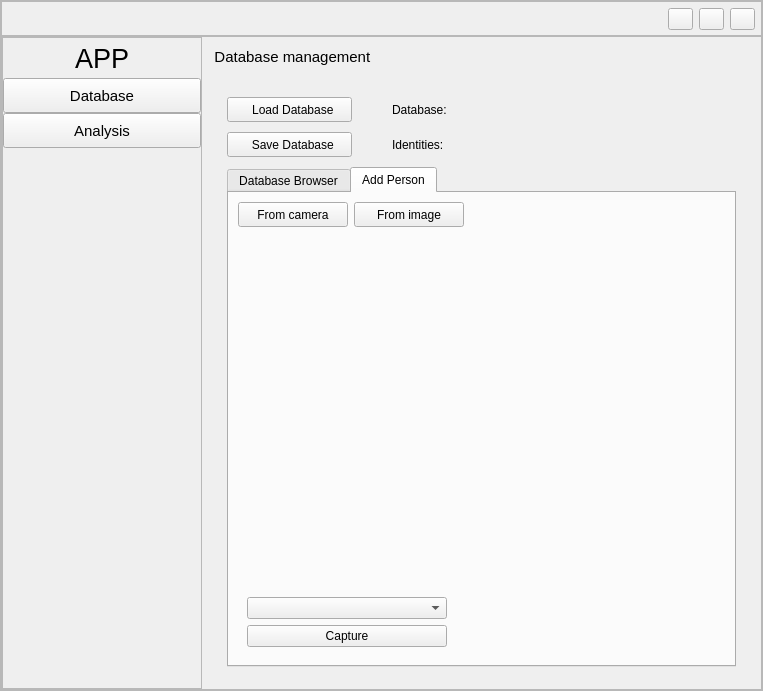
<?xml version="1.0" encoding="UTF-8"?>
<ui version="4.0">
 <class>MainWindow</class>
 <widget class="QMainWindow" name="MainWindow">
  <property name="geometry">
   <rect>
    <x>0</x>
    <y>0</y>
    <width>763</width>
    <height>691</height>
   </rect>
  </property>
  <property name="minimumSize">
   <size>
    <width>10</width>
    <height>10</height>
   </size>
  </property>
  <property name="mouseTracking">
   <bool>true</bool>
  </property>
  <property name="windowTitle">
   <string>MuseumNet GUI</string>
  </property>
  <property name="windowIcon">
   <iconset>
    <normaloff>../../.designer/backup/cam.ico</normaloff>
    <normalon>../../.designer/backup/cam.ico</normalon>../../.designer/backup/cam.ico</iconset>
  </property>
  <property name="documentMode">
   <bool>false</bool>
  </property>
  <widget class="QWidget" name="centralwidget">
   <property name="sizePolicy">
    <sizepolicy hsizetype="Maximum" vsizetype="Maximum">
     <horstretch>0</horstretch>
     <verstretch>0</verstretch>
    </sizepolicy>
   </property>
   <property name="mouseTracking">
    <bool>true</bool>
   </property>
   <layout class="QHBoxLayout" name="horizontalLayout">
    <property name="spacing">
     <number>0</number>
    </property>
    <property name="leftMargin">
     <number>0</number>
    </property>
    <property name="topMargin">
     <number>0</number>
    </property>
    <property name="rightMargin">
     <number>0</number>
    </property>
    <property name="bottomMargin">
     <number>0</number>
    </property>
    <item>
     <widget class="QScrollArea" name="scrollArea">
      <property name="mouseTracking">
       <bool>true</bool>
      </property>
      <property name="lineWidth">
       <number>0</number>
      </property>
      <property name="widgetResizable">
       <bool>true</bool>
      </property>
      <widget class="QWidget" name="scrollAreaWidgetContents">
       <property name="geometry">
        <rect>
         <x>0</x>
         <y>0</y>
         <width>761</width>
         <height>689</height>
        </rect>
       </property>
       <property name="mouseTracking">
        <bool>true</bool>
       </property>
       <layout class="QVBoxLayout" name="verticalLayout_2">
        <property name="spacing">
         <number>0</number>
        </property>
        <property name="leftMargin">
         <number>0</number>
        </property>
        <property name="topMargin">
         <number>0</number>
        </property>
        <property name="rightMargin">
         <number>0</number>
        </property>
        <property name="bottomMargin">
         <number>0</number>
        </property>
        <item>
         <widget class="QFrame" name="topBar">
          <property name="maximumSize">
           <size>
            <width>16777215</width>
            <height>40</height>
           </size>
          </property>
          <property name="frameShape">
           <enum>QFrame::StyledPanel</enum>
          </property>
          <property name="frameShadow">
           <enum>QFrame::Raised</enum>
          </property>
          <layout class="QHBoxLayout" name="horizontalLayout_2">
           <property name="leftMargin">
            <number>0</number>
           </property>
           <property name="topMargin">
            <number>6</number>
           </property>
           <property name="rightMargin">
            <number>6</number>
           </property>
           <property name="bottomMargin">
            <number>5</number>
           </property>
           <item>
            <spacer name="horizontalSpacer">
             <property name="orientation">
              <enum>Qt::Horizontal</enum>
             </property>
             <property name="sizeHint" stdset="0">
              <size>
               <width>40</width>
               <height>20</height>
              </size>
             </property>
            </spacer>
           </item>
           <item>
            <widget class="QPushButton" name="minimizeButton">
             <property name="maximumSize">
              <size>
               <width>25</width>
               <height>16777215</height>
              </size>
             </property>
             <property name="text">
              <string/>
             </property>
             <property name="iconSize">
              <size>
               <width>8</width>
               <height>8</height>
              </size>
             </property>
             <property name="flat">
              <bool>false</bool>
             </property>
            </widget>
           </item>
           <item>
            <widget class="QPushButton" name="maximizeButton">
             <property name="maximumSize">
              <size>
               <width>25</width>
               <height>16777215</height>
              </size>
             </property>
             <property name="text">
              <string/>
             </property>
             <property name="iconSize">
              <size>
               <width>8</width>
               <height>8</height>
              </size>
             </property>
            </widget>
           </item>
           <item>
            <widget class="QPushButton" name="closeButton">
             <property name="maximumSize">
              <size>
               <width>25</width>
               <height>16777215</height>
              </size>
             </property>
             <property name="text">
              <string/>
             </property>
             <property name="iconSize">
              <size>
               <width>8</width>
               <height>8</height>
              </size>
             </property>
            </widget>
           </item>
          </layout>
         </widget>
        </item>
        <item>
         <widget class="QFrame" name="frame">
          <property name="frameShape">
           <enum>QFrame::StyledPanel</enum>
          </property>
          <property name="frameShadow">
           <enum>QFrame::Raised</enum>
          </property>
          <property name="lineWidth">
           <number>0</number>
          </property>
          <layout class="QHBoxLayout" name="horizontalLayout_3">
           <property name="spacing">
            <number>0</number>
           </property>
           <property name="leftMargin">
            <number>0</number>
           </property>
           <property name="topMargin">
            <number>0</number>
           </property>
           <property name="rightMargin">
            <number>0</number>
           </property>
           <property name="bottomMargin">
            <number>0</number>
           </property>
           <item>
            <widget class="QFrame" name="leftFrame">
             <property name="minimumSize">
              <size>
               <width>200</width>
               <height>0</height>
              </size>
             </property>
             <property name="maximumSize">
              <size>
               <width>200</width>
               <height>16777215</height>
              </size>
             </property>
             <property name="frameShape">
              <enum>QFrame::StyledPanel</enum>
             </property>
             <property name="frameShadow">
              <enum>QFrame::Raised</enum>
             </property>
             <property name="lineWidth">
              <number>0</number>
             </property>
             <layout class="QVBoxLayout" name="verticalLayout">
              <property name="spacing">
               <number>0</number>
              </property>
              <property name="leftMargin">
               <number>0</number>
              </property>
              <property name="topMargin">
               <number>0</number>
              </property>
              <property name="rightMargin">
               <number>0</number>
              </property>
              <property name="bottomMargin">
               <number>0</number>
              </property>
              <item>
               <widget class="QLabel" name="label">
                <property name="minimumSize">
                 <size>
                  <width>0</width>
                  <height>40</height>
                 </size>
                </property>
                <property name="maximumSize">
                 <size>
                  <width>16777215</width>
                  <height>40</height>
                 </size>
                </property>
                <property name="font">
                 <font>
                  <pointsize>20</pointsize>
                 </font>
                </property>
                <property name="text">
                 <string>APP</string>
                </property>
                <property name="alignment">
                 <set>Qt::AlignCenter</set>
                </property>
               </widget>
              </item>
              <item>
               <widget class="QWidget" name="menuFrame" native="true">
                <layout class="QVBoxLayout" name="verticalLayout_3">
                 <property name="spacing">
                  <number>0</number>
                 </property>
                 <property name="leftMargin">
                  <number>0</number>
                 </property>
                 <property name="topMargin">
                  <number>0</number>
                 </property>
                 <property name="rightMargin">
                  <number>0</number>
                 </property>
                 <property name="bottomMargin">
                  <number>0</number>
                 </property>
                 <item>
                  <widget class="QPushButton" name="databaseButton">
                   <property name="minimumSize">
                    <size>
                     <width>0</width>
                     <height>35</height>
                    </size>
                   </property>
                   <property name="font">
                    <font>
                     <pointsize>11</pointsize>
                    </font>
                   </property>
                   <property name="text">
                    <string>Database</string>
                   </property>
                   <property name="iconSize">
                    <size>
                     <width>30</width>
                     <height>15</height>
                    </size>
                   </property>
                  </widget>
                 </item>
                 <item>
                  <widget class="QPushButton" name="analysisButton">
                   <property name="minimumSize">
                    <size>
                     <width>0</width>
                     <height>35</height>
                    </size>
                   </property>
                   <property name="font">
                    <font>
                     <pointsize>11</pointsize>
                    </font>
                   </property>
                   <property name="text">
                    <string>Analysis</string>
                   </property>
                   <property name="iconSize">
                    <size>
                     <width>30</width>
                     <height>18</height>
                    </size>
                   </property>
                  </widget>
                 </item>
                 <item>
                  <spacer name="verticalSpacer">
                   <property name="orientation">
                    <enum>Qt::Vertical</enum>
                   </property>
                   <property name="sizeHint" stdset="0">
                    <size>
                     <width>20</width>
                     <height>40</height>
                    </size>
                   </property>
                  </spacer>
                 </item>
                </layout>
               </widget>
              </item>
             </layout>
            </widget>
           </item>
           <item>
            <widget class="QWidget" name="mainFrame" native="true">
             <layout class="QVBoxLayout" name="verticalLayout_4">
              <property name="leftMargin">
               <number>0</number>
              </property>
              <property name="topMargin">
               <number>0</number>
              </property>
              <property name="rightMargin">
               <number>0</number>
              </property>
              <property name="bottomMargin">
               <number>0</number>
              </property>
              <item>
               <widget class="QStackedWidget" name="stackedWidget">
                <widget class="QWidget" name="page">
                 <layout class="QVBoxLayout" name="verticalLayout_5">
                  <property name="spacing">
                   <number>0</number>
                  </property>
                  <property name="leftMargin">
                   <number>0</number>
                  </property>
                  <property name="topMargin">
                   <number>0</number>
                  </property>
                  <property name="rightMargin">
                   <number>0</number>
                  </property>
                  <property name="bottomMargin">
                   <number>0</number>
                  </property>
                  <item>
                   <widget class="QLabel" name="p1header">
                    <property name="minimumSize">
                     <size>
                      <width>0</width>
                      <height>40</height>
                     </size>
                    </property>
                    <property name="maximumSize">
                     <size>
                      <width>16777215</width>
                      <height>40</height>
                     </size>
                    </property>
                    <property name="font">
                     <font>
                      <pointsize>11</pointsize>
                     </font>
                    </property>
                    <property name="text">
                     <string>   Database management</string>
                    </property>
                   </widget>
                  </item>
                  <item>
                   <widget class="QWidget" name="p1content" native="true">
                    <layout class="QGridLayout" name="gridLayout" rowstretch="0,0,0,0" columnstretch="0,0">
                     <property name="leftMargin">
                      <number>25</number>
                     </property>
                     <property name="topMargin">
                      <number>20</number>
                     </property>
                     <property name="rightMargin">
                      <number>25</number>
                     </property>
                     <property name="bottomMargin">
                      <number>10</number>
                     </property>
                     <property name="horizontalSpacing">
                      <number>40</number>
                     </property>
                     <property name="verticalSpacing">
                      <number>10</number>
                     </property>
                     <item row="0" column="1">
                      <widget class="QLabel" name="label_2">
                       <property name="text">
                        <string>Database:</string>
                       </property>
                      </widget>
                     </item>
                     <item row="1" column="1">
                      <widget class="QLabel" name="label_3">
                       <property name="text">
                        <string>Identities:</string>
                       </property>
                      </widget>
                     </item>
                     <item row="0" column="0">
                      <widget class="QPushButton" name="loadButton">
                       <property name="minimumSize">
                        <size>
                         <width>0</width>
                         <height>25</height>
                        </size>
                       </property>
                       <property name="maximumSize">
                        <size>
                         <width>125</width>
                         <height>16777215</height>
                        </size>
                       </property>
                       <property name="text">
                        <string>  Load Database</string>
                       </property>
                      </widget>
                     </item>
                     <item row="2" column="0" colspan="2">
                      <widget class="QTabWidget" name="dbTab">
                       <property name="minimumSize">
                        <size>
                         <width>0</width>
                         <height>500</height>
                        </size>
                       </property>
                       <property name="currentIndex">
                        <number>1</number>
                       </property>
                       <property name="iconSize">
                        <size>
                         <width>15</width>
                         <height>15</height>
                        </size>
                       </property>
                       <widget class="QWidget" name="tab_2">
                        <attribute name="title">
                         <string>Database Browser</string>
                        </attribute>
                       </widget>
                       <widget class="QWidget" name="addTab">
                        <property name="enabled">
                         <bool>true</bool>
                        </property>
                        <attribute name="title">
                         <string>Add Person</string>
                        </attribute>
                        <layout class="QGridLayout" name="gridLayout_2">
                         <item row="0" column="1">
                          <widget class="QPushButton" name="addImageButton">
                           <property name="minimumSize">
                            <size>
                             <width>110</width>
                             <height>25</height>
                            </size>
                           </property>
                           <property name="maximumSize">
                            <size>
                             <width>110</width>
                             <height>16777215</height>
                            </size>
                           </property>
                           <property name="text">
                            <string>From image</string>
                           </property>
                          </widget>
                         </item>
                         <item row="0" column="0">
                          <widget class="QPushButton" name="addCameraButton">
                           <property name="minimumSize">
                            <size>
                             <width>110</width>
                             <height>25</height>
                            </size>
                           </property>
                           <property name="maximumSize">
                            <size>
                             <width>110</width>
                             <height>16777215</height>
                            </size>
                           </property>
                           <property name="text">
                            <string>From camera</string>
                           </property>
                          </widget>
                         </item>
                         <item row="0" column="2">
                          <spacer name="horizontalSpacer_2">
                           <property name="orientation">
                            <enum>Qt::Horizontal</enum>
                           </property>
                           <property name="sizeHint" stdset="0">
                            <size>
                             <width>40</width>
                             <height>20</height>
                            </size>
                           </property>
                          </spacer>
                         </item>
                         <item row="1" column="0" colspan="3">
                          <widget class="QStackedWidget" name="stackedWidget_2">
                           <widget class="QWidget" name="page_3">
                            <layout class="QVBoxLayout" name="verticalLayout_6">
                             <item>
                              <widget class="QLabel" name="imageDisplay">
                               <property name="text">
                                <string/>
                               </property>
                              </widget>
                             </item>
                             <item>
                              <widget class="QComboBox" name="comboBox">
                               <property name="enabled">
                                <bool>true</bool>
                               </property>
                               <property name="maximumSize">
                                <size>
                                 <width>200</width>
                                 <height>16777215</height>
                                </size>
                               </property>
                              </widget>
                             </item>
                             <item>
                              <widget class="QPushButton" name="captureButton">
                               <property name="minimumSize">
                                <size>
                                 <width>0</width>
                                 <height>20</height>
                                </size>
                               </property>
                               <property name="maximumSize">
                                <size>
                                 <width>200</width>
                                 <height>16777215</height>
                                </size>
                               </property>
                               <property name="text">
                                <string>Capture</string>
                               </property>
                              </widget>
                             </item>
                            </layout>
                           </widget>
                           <widget class="QWidget" name="page_4"/>
                          </widget>
                         </item>
                        </layout>
                       </widget>
                      </widget>
                     </item>
                     <item row="1" column="0">
                      <widget class="QPushButton" name="saveButton">
                       <property name="minimumSize">
                        <size>
                         <width>0</width>
                         <height>25</height>
                        </size>
                       </property>
                       <property name="maximumSize">
                        <size>
                         <width>125</width>
                         <height>16777215</height>
                        </size>
                       </property>
                       <property name="text">
                        <string>  Save Database</string>
                       </property>
                      </widget>
                     </item>
                     <item row="3" column="0">
                      <spacer name="verticalSpacer_2">
                       <property name="orientation">
                        <enum>Qt::Vertical</enum>
                       </property>
                       <property name="sizeHint" stdset="0">
                        <size>
                         <width>20</width>
                         <height>40</height>
                        </size>
                       </property>
                      </spacer>
                     </item>
                    </layout>
                   </widget>
                  </item>
                 </layout>
                </widget>
                <widget class="QWidget" name="page_2"/>
               </widget>
              </item>
             </layout>
            </widget>
           </item>
          </layout>
         </widget>
        </item>
       </layout>
      </widget>
     </widget>
    </item>
   </layout>
  </widget>
 </widget>
 <resources/>
 <connections/>
</ui>
